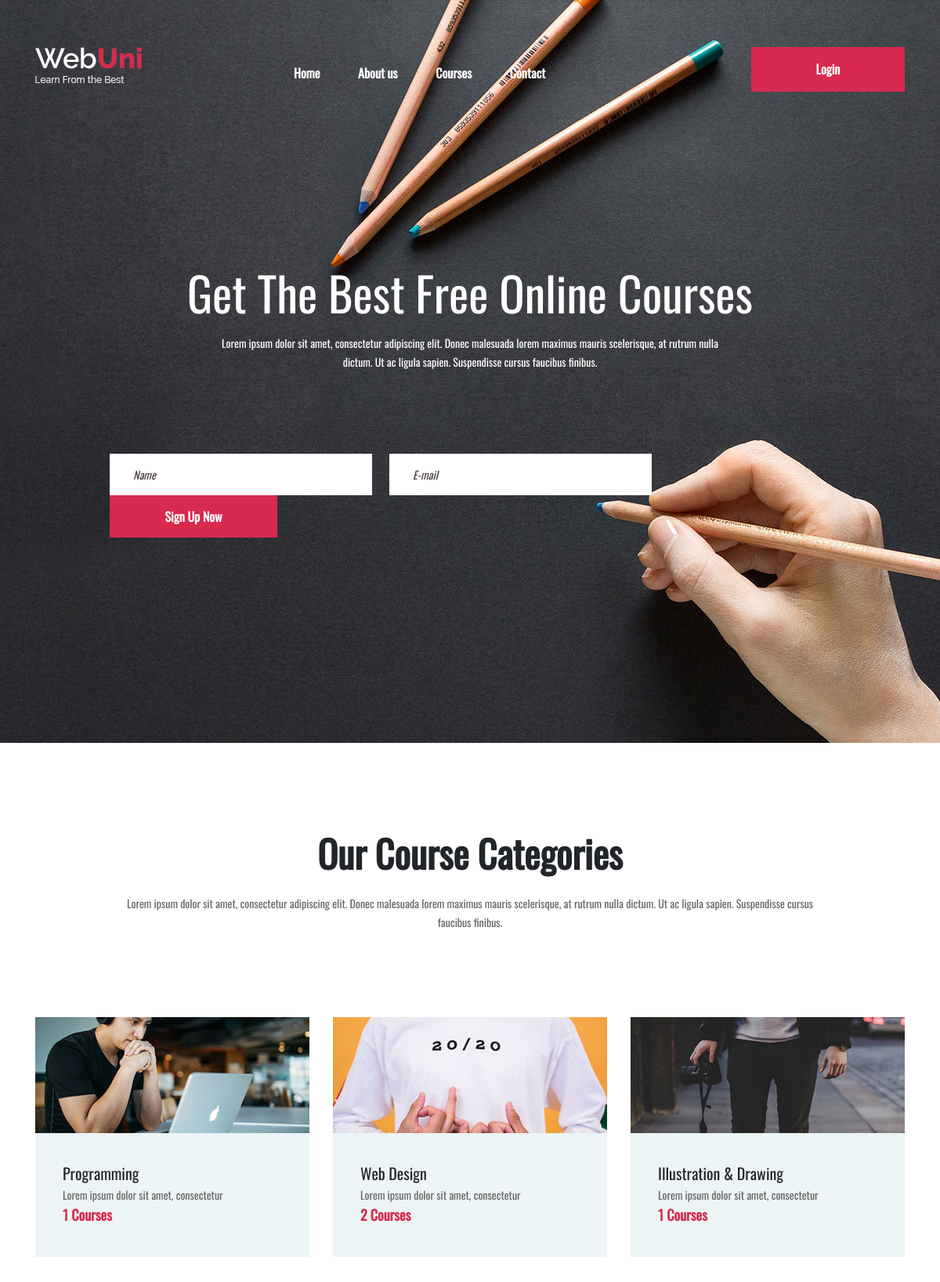
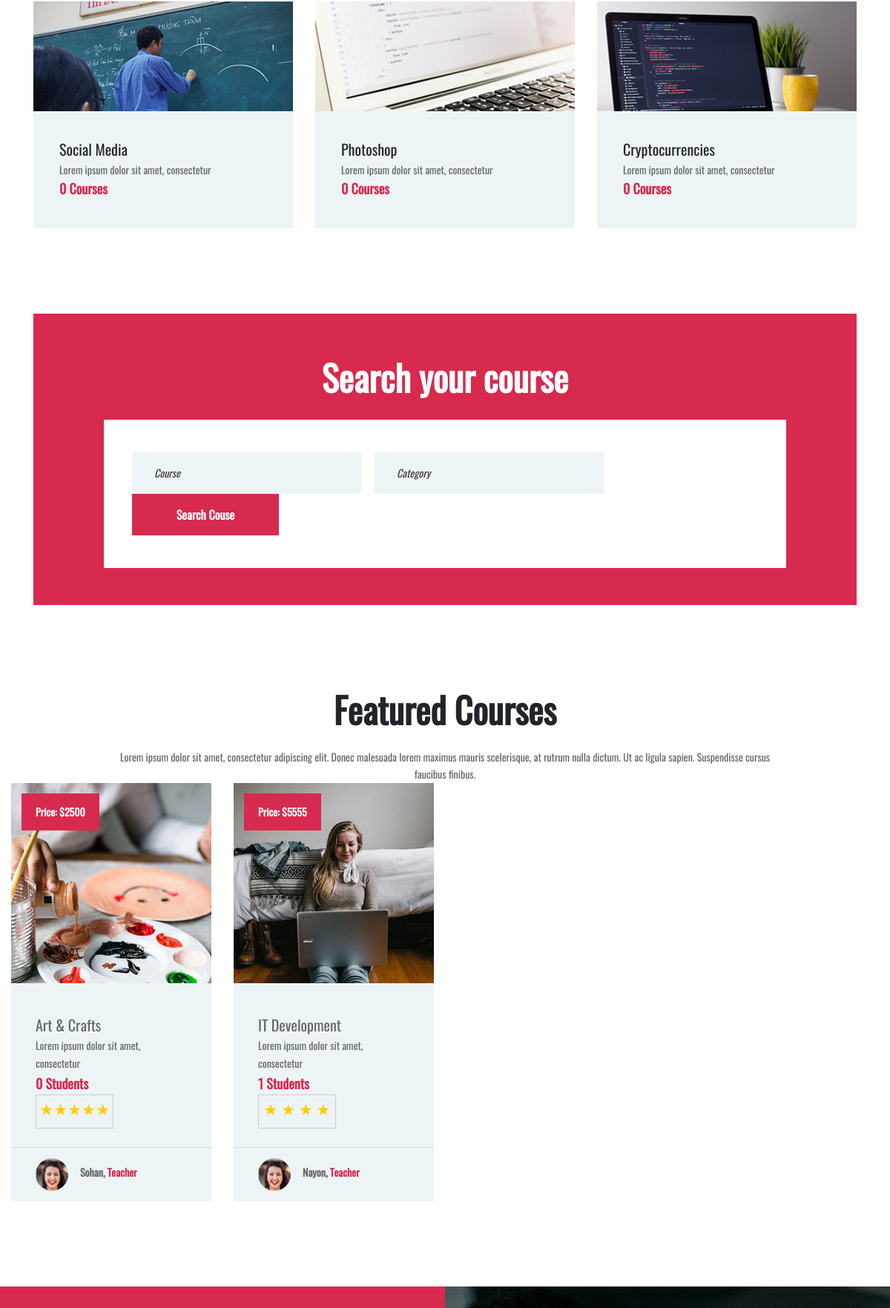
The page / (upper part) on the database its author committed (2 pictures, top to bottom).
### tables this page shows
CREATE TABLE `category_table` (
  `category_id` int(11) NOT NULL,
  `category_name` varchar(266) NOT NULL,
  `category_image` varchar(300) NOT NULL
);

CREATE TABLE `course_table` (
  `course_id` int(11) NOT NULL,
  `course_title` varchar(266) NOT NULL,
  `course_details` text NOT NULL,
  `category_id` int(11) NOT NULL,
  `teacher_id` int(11) NOT NULL,
  `price` varchar(300) NOT NULL,
  `course_image` varchar(250) NOT NULL,
  `course_feature` tinyint(4) NOT NULL,
  `pay_status` tinyint(4) NOT NULL,
  `rat_total` int(11) NOT NULL,
  `rat_hit` int(11) NOT NULL
);

CREATE TABLE `teacher_table` (
  `teacher_id` int(11) NOT NULL,
  `teacher_name` varchar(300) NOT NULL,
  `teacher_email` varchar(300) NOT NULL,
  `teacher_phone` varchar(300) NOT NULL,
  `teacher_image` varchar(266) NOT NULL,
  `teacher_password` varchar(266) NOT NULL
);

### include/dbcon.php (called while the page is built, shortened)
<?php
class DatabaseConnection{
	public $db;
	public function connectDataBase(){
		$this->db = new mysqli('localhost', 'root', '', 'online_edu');
	}
	public function queryfunk_help($query){
		$result = $this->db->query($query) or die($this->db->error.__LINE__);
		if($result->num_rows > 0){
			return $result;
		} else {
			return false;
		}
	}
}
 ?>

### index.php (the view, shortened to what this page needs)
<?php include 'include/header.php'; ?>
	<section class="hero-section set-bg" data-setbg="img/bg.jpg">
		<div class="container">
			<div class="hero-text text-white">
				<h2>Get The Best Free Online Courses</h2>
				<p>Lorem ipsum dolor sit amet, consectetur adipiscing elit. Donec malesuada lorem maximus mauris scelerisque, at rutrum nulla <br> dictum. Ut ac ligula sapien. Suspendisse cursus faucibus finibus.</p>
			</div>
			<div class="row">
				<div class="col-lg-10 offset-lg-1">
					<form class="intro-newslatter">
						<input type="text" placeholder="Name">
						<input type="text" class="last-s" placeholder="E-mail">
						<button class="site-btn">Sign Up Now</button>
					</form>
				</div>
			</div>
		</div>
	</section>
	<section class="categories-section spad">
		<div class="container">
			<div class="section-title">
				<h2>Our Course Categories</h2>
				<p>Lorem ipsum dolor sit amet, consectetur adipiscing elit. Donec malesuada lorem maximus mauris scelerisque, at rutrum nulla dictum. Ut ac ligula sapien. Suspendisse cursus faucibus finibus.</p>
			</div>
			<div class="row">
				<?php
					$viewcat = $viewcls->catview();
					if ($viewcat) {
					foreach ($viewcat as $value) {
				 ?>
				<div class="col-lg-4 col-md-6">
					<div class="categorie-item">
						<div class="ci-thumb set-bg" data-setbg="<?php echo $value['category_image']; ?>"></div>
						<div class="ci-text">
							<h5><?php echo $value['category_name']; ?></h5>
							<p>Lorem ipsum dolor sit amet, consectetur</p>
							<span><?php
								echo $viewcourse = $viewcls->coursecount($value['category_id']);
								 ?> Courses</span>
						</div>
					</div>
				</div>
				<?php } }  ?>
			</div>
		</div>
	</section>
	<section class="search-section">
		<div class="container">
			<div class="search-warp">
				<div class="section-title text-white">
					<h2>Search your course</h2>
				</div>
				<div class="row">
					<div class="col-md-10 offset-md-1">
						<form class="course-search-form">
							<input type="text" placeholder="Course">
							<input type="text" class="last-m" placeholder="Category">
							<button class="site-btn">Search Couse</button>
						</form>
					</div>
				</div>
			</div>
		</div>
	</section>
	<section class="course-section spad">
		<div class="container">
			<div class="section-title mb-0">
				<h2>Featured Courses</h2>
				<p>Lorem ipsum dolor sit amet, consectetur adipiscing elit. Donec malesuada lorem maximus mauris scelerisque, at rutrum nulla dictum. Ut ac ligula sapien. Suspendisse cursus faucibus finibus.</p>
			</div>
		</div>
		<div class="course-warp">
			<div class="row course-items-area">
				<?php
					$viewcourse = $viewcls->coursefeature();
					foreach ($viewcourse as $value) {
				 ?>
				<div class="mix col-lg-3 col-md-4 col-sm-6">
					<div class="course-item">
						<a href="single-course.php?playlistid=<?php echo $value['course_id'] ?>">
						<div class="course-thumb set-bg" data-setbg="<?php echo $value['course_image']; ?>">
							<div class="price">Price: $<?php echo $value['price']; ?></div>
						</div>
						<div class="course-info">
							<div class="course-text">
								<h5><?php echo $value['course_title']; ?></h5>
								<p><?php echo $value['course_details']; ?></p>
								<div class="students"><?php
								echo $viewcourse = $viewcls->enrolestudentcount($value['course_id']);
								 ?> Students</div><span>
								 	<div class="star-rating">
									 <?php
									 if ($value['rat_total']>0) {
									  $ratting = ceil($value['rat_total']/$value['rat_hit']);
								 		 for ($i=1; $i <= $ratting; $i++) {
								 		 	echo "<label for='5-stars' class='star'>&#9733;</label>";
								 		 }
								 		 }else{
								 		 	echo "Not Rated";
								 		 }
								 		?>
									</div>
								 </span>
							</div>
							<div class="course-author">
								<?php $teacher = $value['teacher_id'];
								 echo $teacher = $viewcls->teacherview($teacher);
								 ?>, <span>Teacher</span></p>
							</div>
						</div>
					</a>
					</div>
				</div>
			<?php } ?>
			</div>
		</div>
	</section>
	<?php
			if (isset($_SESSION['teacher_auth'])=='teacher_auth') {}else{
			 ?>
	<section class="signup-section spad">
		<div class="signup-bg set-bg" data-setbg="img/signup-bg.jpg"></div>
	</section>
<?php } ?>
	<?php include 'include/footer.php'; ?>

### include/ViewClass.php (shortened to what this page needs)
<?php
include_once 'dbcon.php';
class ViewClass extends DatabaseConnection
{
	public function catview(){
		$sqlquery = "SELECT * FROM category_table";
		$result = $this->queryfunk_help($sqlquery);
		return $result;
		}
		public function teacherview($teacher_id){
		$sqlquery = "SELECT * FROM teacher_table WHERE teacher_id='$teacher_id'";
		$result = $this->queryfunk_help($sqlquery);
		$value = mysqli_fetch_array($result);
		$res = "<div class='ca-pic set-bg' data-setbg='".$value['teacher_image']."'></div><p>".$value['teacher_name']."";
		return $res;
		}
	public function coursefeature(){
		$sqlquery = "SELECT * FROM course_table WHERE course_feature=1";
		$result = $this->queryfunk_help($sqlquery);
		return $result;
		}
		public function enrolestudentcount($id){
					$sqlquery = "SELECT * FROM enrole_student_list WHERE course_id = '$id'";
				$result = $this->queryfunk_help($sqlquery);
				if ($result==NULL) {
					return 0;
				}else{
				$result = mysqli_num_rows($result);
				return $result;
				}
				}
		public function coursecount($id){
					$sqlquery = "SELECT * FROM course_table WHERE category_id = '$id'";
				$result = $this->queryfunk_help($sqlquery);
				if ($result==NULL) {
					return 0;
				}else{
				$result = mysqli_num_rows($result);
				return $result;
				}
				}
}
 ?>

### css/style.css (style rules this page uses)
html, body { height: 100%; font-family: 'Raleway', sans-serif; -webkit-font-smoothing: antialiased; font-smoothing: antialiased; }
h1, h2, h3, h4, h5, h6 { margin: 0; font-weight: 600; color: #474747; }
h2 { font-size: 36px; }
h5 { font-size: 20px; }
p { font-size: 14.1px; color: #878787; line-height: 2.2; font-weight: 500; }
::placeholder { font-style: italic; }
.section-title { text-align: center; padding: 0 110px; margin-bottom: 110px; }
.section-title h2 { font-size: 48px; font-weight: 600; margin-bottom: 25px; }
.section-title p { margin-bottom: 0; font-weight: 500; }
.set-bg { background-repeat: no-repeat; background-size: cover; background-position: top center; }
.spad { padding-top: 115px; padding-bottom: 115px; }
.text-white h1, .text-white h2, .text-white h3, .text-white h4, .text-white h5, .text-white h6, .text-white p, .text-white span, .text-white li, .text-white a { color: #fff; }
.site-btn { display: inline-block; min-width: 196px; text-align: center; border: none; padding: 15px 10px; font-weight: 600; font-size: 16px; position: relative; color: #fff; cursor: pointer; background: #d82a4e; }
.hero-section { height: 948px; }
.hero-text { text-align: center; padding-top: 340px; margin-bottom: 105px; }
.hero-text h2 { font-size: 60px; font-weight: 500; margin-bottom: 20px; }
.intro-newslatter input[type=text], .intro-newslatter input[type=email] { height: 53px; width: 36.4%; padding: 0 30px; margin-right: 22px; float: left; border: none; font-size: 14px; }
.intro-newslatter .site-btn { min-width: 214px; }
.categories-section .container { margin-bottom: -34px; }
.categorie-item { margin-bottom: 34px; background: #edf4f6; -webkit-transition: all 0.4s; -o-transition: all 0.4s; transition: all 0.4s; }
.categorie-item .ci-thumb { background-size: cover; height: 148px; -webkit-transition: all 0.2s; -o-transition: all 0.2s; transition: all 0.2s; }
.categorie-item .ci-text { padding: 40px 35px; }
.categorie-item .ci-text h5 { margin-bottom: 5px; }
.categorie-item .ci-text span { font-size: 18px; font-weight: 600; color: #d82a4e; }
.search-warp { background: #d82a4e; padding-top: 60px; padding-bottom: 50px; }
.search-warp .section-title { margin-bottom: 30px; }
.course-search-form { background: #fff; padding: 44px 38px; }
.course-search-form input[type=text], .course-search-form input[type=email] { height: 56px; width: 36.6%; padding: 0 30px; margin-right: 18px; float: left; border: none; font-size: 14px; background: #edf4f6; }
.course-search-form .site-btn { min-width: 198px; padding: 16px 10px; }
.course-warp { max-width: 1559px; padding: 0 15px; margin: 0 auto -30px; }
.course-item { margin-bottom: 30px; }
.course-item .course-thumb { height: 270px; }
.course-item .course-thumb .price { font-size: 14px; color: #fff; font-weight: 600; background: #d82a4e; display: inline-block; padding: 13px 19px; margin: 14px; }
.course-item .course-info { background: #edf4f6; }
.course-item .course-info .course-text { padding: 45px 33px 25px; }
.course-item .course-info .course-text h5 { margin-bottom: 5px; }
.course-item .course-info .course-text .students { font-size: 18px; font-weight: 600; color: #d82a4e; }
.course-item .course-info .course-author { border-top: 1px solid #d4dee1; padding: 14px 33px; overflow: hidden; }
.course-item .course-info .course-author .ca-pic { width: 44px; height: 44px; border-radius: 50%; float: left; }
.course-item .course-info .course-author p { padding-left: 60px; margin-bottom: 0; padding-top: 7px; font-weight: 600; }
.course-item .course-info .course-author p span { color: #d82a4e; }
.signup-section { background: #d82a4e; position: relative; }
.signup-section .signup-bg { position: absolute; width: 50%; height: 100%; right: 0; top: 0; z-index: 1; }
@media (min-width: 1200px) { .container { max-width: 1180px; } }

### login/css/main.css (style rules this page uses)
* { margin: 0px; padding: 0px; box-sizing: border-box; }
body, html { height: 100%; font-family: Oswald-Regular, sans-serif; }
a { font-family: Oswald-Regular; font-size: 14px; line-height: 1.7; color: #666666; margin: 0px; transition: all 0.4s; -webkit-transition: all 0.4s; -o-transition: all 0.4s; -moz-transition: all 0.4s; }
h1,h2,h3,h4,h5,h6 { margin: 0px; }
p { font-family: Oswald-Regular; font-size: 14px; line-height: 1.7; color: #666666; margin: 0px; }
input { outline: none; border: none; }
button { outline: none !important; border: none; background: transparent; }

### rows shown on the page
category_table: shows a picture, category_name "Programming", coursecount "1"
category_table: shows a picture, category_name "Web Design", coursecount "2"
category_table: shows a picture, category_name "Illustration & Drawing", coursecount "1"
category_table: shows a picture, category_name "Social Media", coursecount "0"
category_table: shows a picture, category_name "Photoshop", coursecount "0"
category_table: shows a picture, category_name "Cryptocurrencies", coursecount "0"
course_table: shows a picture, price "2500", course_title "Art & Crafts", course_details "Lorem ipsum dolor sit amet, consectetur", enrolestudentcount "0", teacher.teacher_name "Sohan"
course_table: shows a picture, price "5555", course_title "IT Development", course_details "Lorem ipsum dolor sit amet, consectetur", enrolestudentcount "1", teacher.teacher_name "Nayon"
